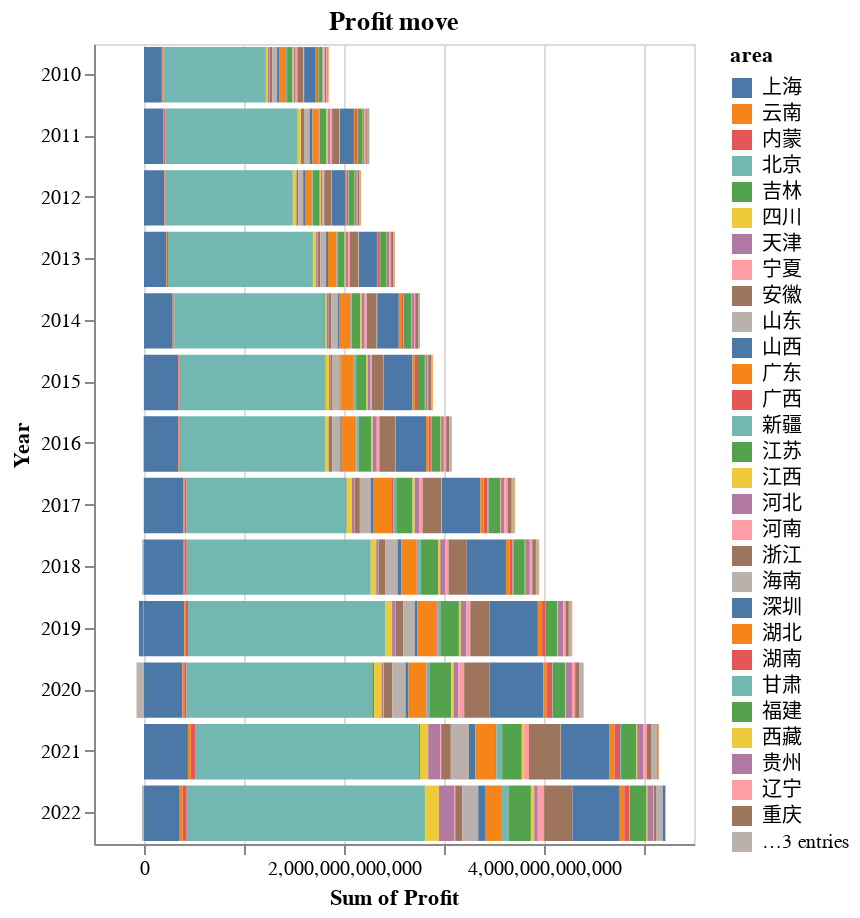

Write notebook code for a chart like this one.
### Code cell
profit_by_area = df[df.Quarter == 'Q4'].groupby(['Year', 'area'])[cols[4]].sum().to_frame(name='Profit').reset_index()
plot_stack_hbar(profit_by_area, x='sum(Profit)', y='Year', color = 'area', title='Profit move').properties(height = 400)

### Figure 1 — Vega-Lite specification as saved in the notebook (floating-point values rounded to 4 significant figures; data arrays with more than 128 entries replaced by an {"elided": "..."} marker saying what was removed)
{"config": {"view": {"continuousWidth": 300, "continuousHeight": 300}}, "data": {"name": "data-2ed5da835185e59831beb30c6e3fd67e"}, "mark": {"type": "bar"}, "encoding": {"color": {"field": "area", "type": "nominal"}, "x": {"aggregate": "sum", "field": "Profit", "type": "quantitative"}, "y": {"field": "Year", "type": "nominal"}}, "height": 400, "title": "Profit move", "width": "container", "$schema": "https://vega.github.io/schema/vega-lite/v5.8.0.json", "datasets": {"data-2ed5da835185e59831beb30c6e3fd67e": {"elided": "416 records"}}}
